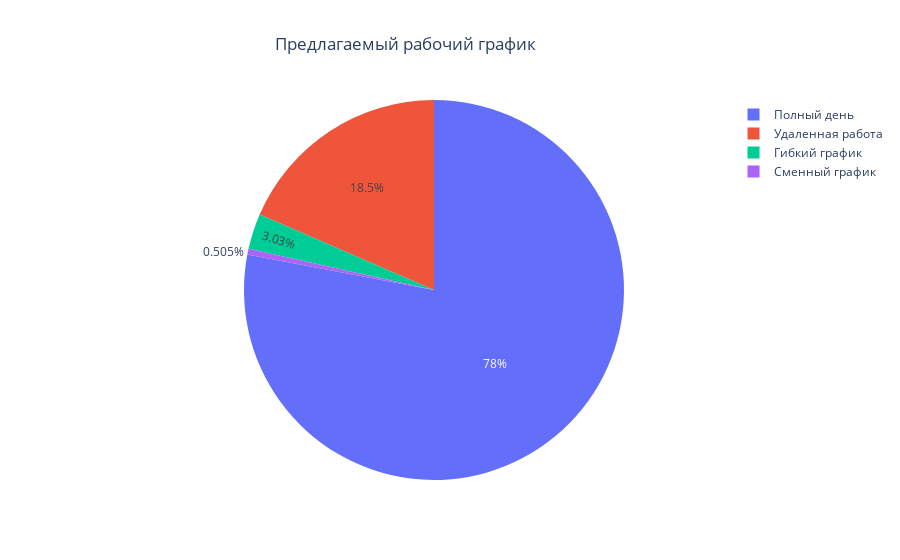

Write notebook code for a chart like this one.
### Code cell
fig = go.Figure(data=[go.Pie(labels=sch.index, values=sch['count'])])
fig.update_layout(title_text='Предлагаемый рабочий график', title_x=0.45)
fig.show()

### Figure 1 — Plotly figure (JSON) as saved in the notebook; plotly's stock layout.template omitted (floating-point values rounded to 4 significant figures)
{"data": [{"labels": ["Полный день", "Удаленная работа", "Гибкий график", "Сменный график"], "type": "pie", "values": [2164, 513, 84, 14]}], "layout": {"title": {"text": "Предлагаемый рабочий график", "x": 0.45}}}
